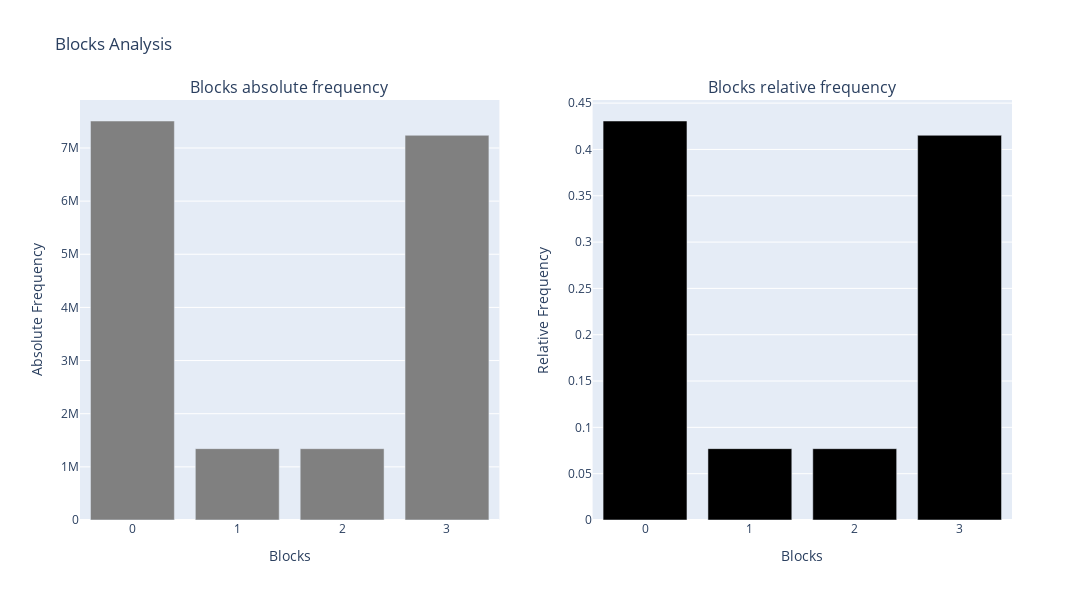

Write notebook code for a chart like this one.
### Markdown cell above
##### Block size 2

### Code cell
blocks_btc = blocks_size_2['BTCUSDT']
analyser = RandomnessAnalysis(blocks_df=blocks_btc, s=s)
frequencies_df = analyser.compute_blocks_frequencies()
plot_block_frequencies(frequencies_df)

### Figure 1 — Plotly figure (JSON) as saved in the notebook; plotly's stock layout.template omitted (floating-point values rounded to 4 significant figures)
{"data": [{"marker": {"color": "gray"}, "name": "Blocks absolute frequency", "type": "bar", "x": ["0", "1", "2", "3"], "xaxis": "x", "y": [7507392, 1342840, 1342014, 7238563], "yaxis": "y"}, {"marker": {"color": "black"}, "name": "Blocks relative frequency", "type": "bar", "x": ["0", "1", "2", "3"], "xaxis": "x2", "y": [0.4307, 0.07704, 0.07699, 0.4153], "yaxis": "y2"}], "layout": {"annotations": [{"font": {"size": 16}, "showarrow": false, "text": "Blocks absolute frequency", "x": 0.225, "xanchor": "center", "xref": "paper", "y": 1, "yanchor": "bottom", "yref": "paper"}, {"font": {"size": 16}, "showarrow": false, "text": "Blocks relative frequency", "x": 0.775, "xanchor": "center", "xref": "paper", "y": 1, "yanchor": "bottom", "yref": "paper"}], "height": 600, "showlegend": false, "title": {"text": "Blocks Analysis"}, "width": 1200, "xaxis": {"anchor": "y", "domain": [0, 0.45], "title": {"text": "Blocks"}}, "xaxis2": {"anchor": "y2", "domain": [0.55, 1], "title": {"text": "Blocks"}}, "yaxis": {"anchor": "x", "domain": [0, 1], "title": {"text": "Absolute Frequency"}}, "yaxis2": {"anchor": "x2", "domain": [0, 1], "title": {"text": "Relative Frequency"}}}}
